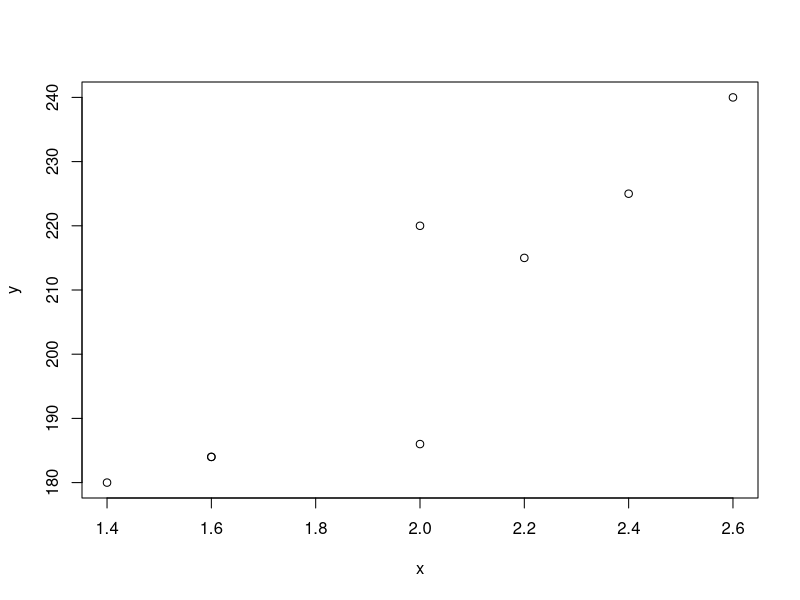

Here is the R script that generated this plot:
## Dados ####
x <- c(2.4, 1.6, 2.0, 2.6, 1.4, 1.6, 2.0, 2.2)
y <- c(225, 184, 220, 240, 180, 184, 186, 215)

plot(x,y)

n <- length(x); n
sum(x*y)
mean(x)
mean(y)
sd(x)
sd(y)

(sum(x*y) - n*mean(x)*mean(y))/((n-1)*sd(x)*sd(y))
cor(x,y)
## Dispersão ####
